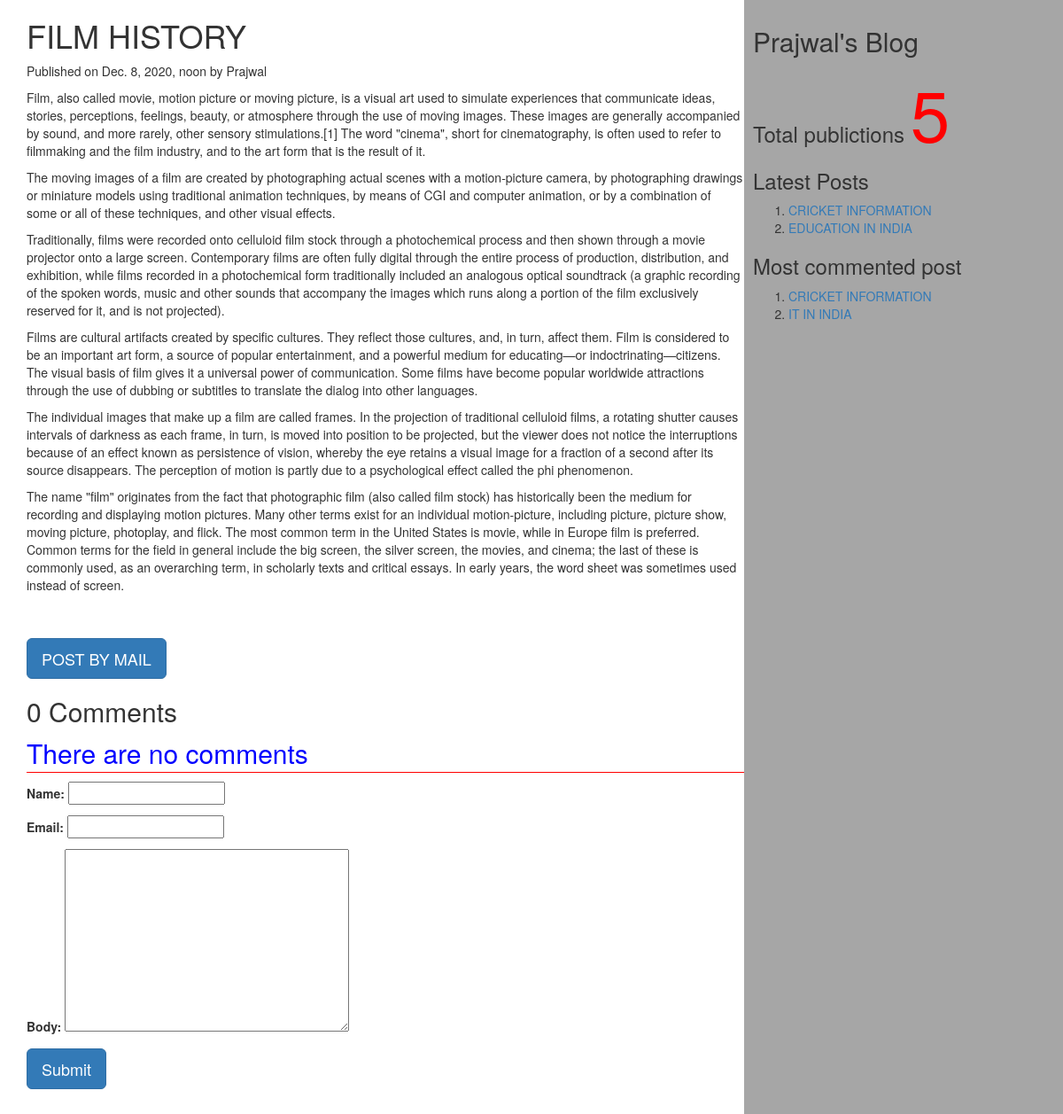
The app's page /2020/12/08/film-history with its own data.
### myApp/models.py (models this page shows, shortened)
class Post(models.Model):
          tags=TaggableManager()
          STATUS_CHOICES=(('draft','Draft'),('published','Published'))
          title=models.CharField(max_length=256)
          slug=models.SlugField(max_length=264,unique_for_date='publish')
          author=models.ForeignKey(User,related_name='blog_posts',on_delete= models.CASCADE)
          body=models.TextField()
          publish=models.DateTimeField(default=timezone.now)
          created=models.DateTimeField(auto_now_add=True)
          updated=models.DateTimeField(auto_now=True)
          status= models.CharField(max_length=10,choices=STATUS_CHOICES,default='draft')
          objects=CustomManager()
          class Meta:
                ordering=('-publish',)
          def get_absolute_url(self):
                return reverse('post_detail',args=[self.publish.year,self.publish.strftime('%m'),self.publish.strftime('%d'),self.slug])

### myApp/views.py (the view, shortened to what this page needs)
# urls.py: url(r'(?P<year>\d{4})/(?P<month>\d{2})/(?P<day>\d{2})/(?P<post>[-\w]+)',views.post_detail_view,name='post_detail'),
def post_detail_view(request,year,month,day,post):
    post=get_object_or_404(Post,slug=post,publish__year=year,publish__month=month,publish__day=day)
    comments=post.comments.filter(active=True)
    csubmit=False
    form=CommentForm()
    d={'post':post,'form':form,'csubmit':csubmit,'comments':comments}
    return render(request,'myApp/post_detail.html',d)

### myApp/forms.py
class CommentForm(forms.ModelForm):
    class Meta:
        model=Comment
        fields=('name','email','body')

### myApp/models.py (called while the page is built)
    def get_queryset(self):
        return super().get_queryset().filter(status='published')

### myApp/templatetags/mytags.py (called while the page is built)
@register.simple_tag
def total_posts():
    return Post.objects.count()

@register.inclusion_tag('myApp/latest_post.html')
def show_latest_posts(count=3):
    latest_posts=Post.objects.order_by('-publish')[:count]
    return {'latest_posts':latest_posts}

@register.simple_tag
def get_most_commented_posts(count=2):
    return Post.objects.annotate(total_comments=Count('comments')).order_by('-total_comments')[:count]

### templates/myApp/post_detail.html (shortened to what this page needs)
<html>
    {%extends 'myApp/parent.html'%}
        {%block content_block%}
        <h1>{{post.title}}</h1>
        <p>Published on {{post.publish}} by {{post.author|title}}</p>
        {{post.body|linebreaks}} <br><br>
        <a href="/{{post.id}}/share" class='btn btn-lg btn-primary'>POST BY MAIL</a>
        {%with comments.count as comments_count%}
        <h2>{{comments_count}} Comment{{comments_count|pluralize}}</h2>
        {%endwith%}
        {%if comments%}
         {%for c in comments%}
         <p>Comment {{forloop.counter}} by {{c.name}}</p>
        <div>{{c.body|linebreaks}}</div>
        <hr>
        {%endfor%}
        {%else%}
         <p style="color:blue;font-size:30px;font-style:bold;border-bottom:1px red solid;">There are no comments</p>
        {%endif%}
         {%if csubmit%}
         <h2>Thank you..Your comment has been added successfully!!</h2>
         {%else%}
         <form  method="post">
           {{form.as_p}}
           <input type="submit" class='btn btn-lg btn-primary' value="Submit">
         </form>
         {%endif%}
        {%endblock%}

### templates/myApp/parent.html (shortened to what this page needs)
<html>
{%load mytags%}
    <head>
        <link rel="stylesheet" href="https://maxcdn.bootstrapcdn.com/bootstrap/3.3.7/css/bootstrap.min.css">
    </head>
    <body>
        <div class="content" style="width:70%;float:left;background-color:#ffffff;height:300%;padding:0 0 0 30px">
              {%block content_block%}
              {%endblock%}
        </div>
        <div class="sidebar" style="width:30%;float:right;background-color:#a6a6a6;height:300%;padding:10px">
            <h2>Prajwal's Blog</h2>
            <h3>Total publictions
              <span style="color:red;font-size:80px">
              {%total_posts%}</span>
              <h3>Latest Posts</h3>
              {% show_latest_posts 2 %}
              <h3>Most commented post</h3>
              {%get_most_commented_posts as m%}
              <ol>
                {%for post in m%}
                <li><a href="{{post.get_absolute_url}}">{{post.title}}</a></li>
                {%endfor%}
              </ol>
            </h3>
        </div>
    </body>
</html>

### templates/myApp/latest_post.html
<!DOCTYPE html>
<html lang="en" dir="ltr">
  <body>
    <ol>
    {%for post in latest_posts%}
    <li><a href="{{post.get_absolute_url}}">{{post.title}}</a></li>
    {%endfor%}
    </ol>
  </body>
</html>

### records on screen
Post: title "FILM HISTORY", publish "Dec. 8, 2020, noon", author "Prajwal", body "Film, also called movie, motion picture or moving picture, is a visual art used to simulate experiences that communicate ideas, stories, perceptions, feelings, beauty, or atmosphere through the use of moving images. These images are generally accompanied by sound, and more rarely, other sensory stimulations.[1] The word \"cinema\", short for cinematography, is often used to refer to filmmaking and the film industry, and to the art form that is the result of it. The moving images of a film are created by photographing actual scenes with a motion-picture camera, by photographing drawings or miniature models using traditional animation techniques, by means of CGI and computer animation, or by a…"
Post: title "CRICKET INFORMATION"
Post: title "EDUCATION IN INDIA"
Post: title "IT IN INDIA"

### other values on screen
{{ comments_count }} "0"
